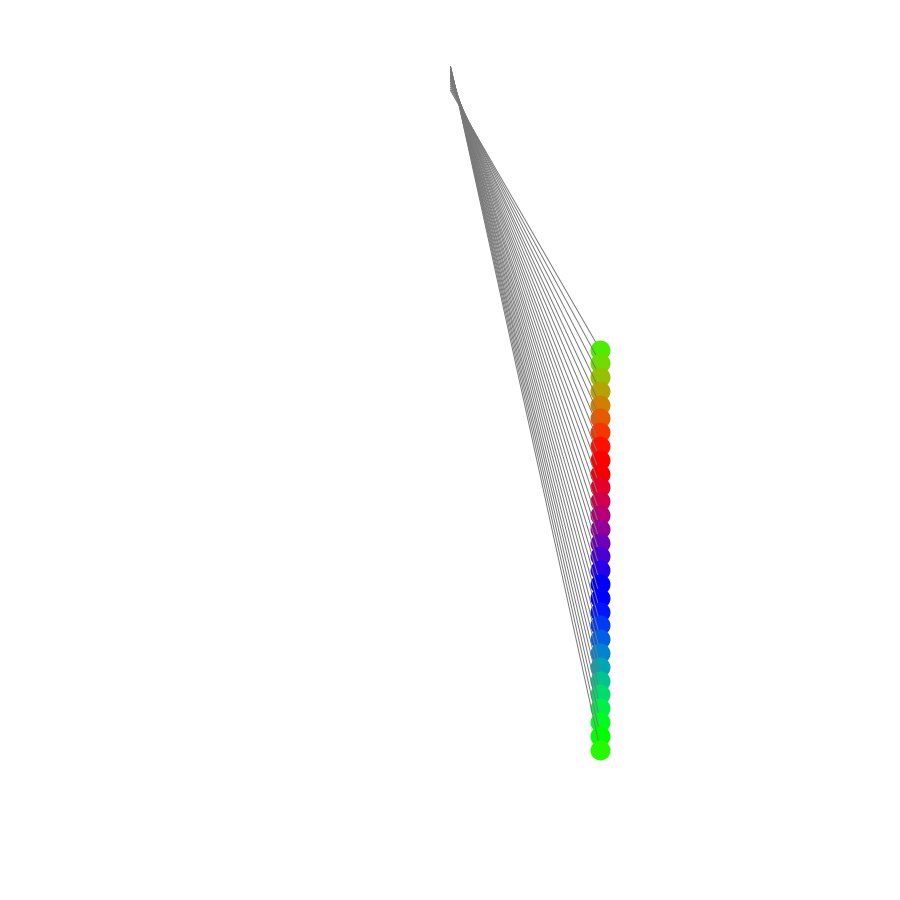
Frame 1 (no input)
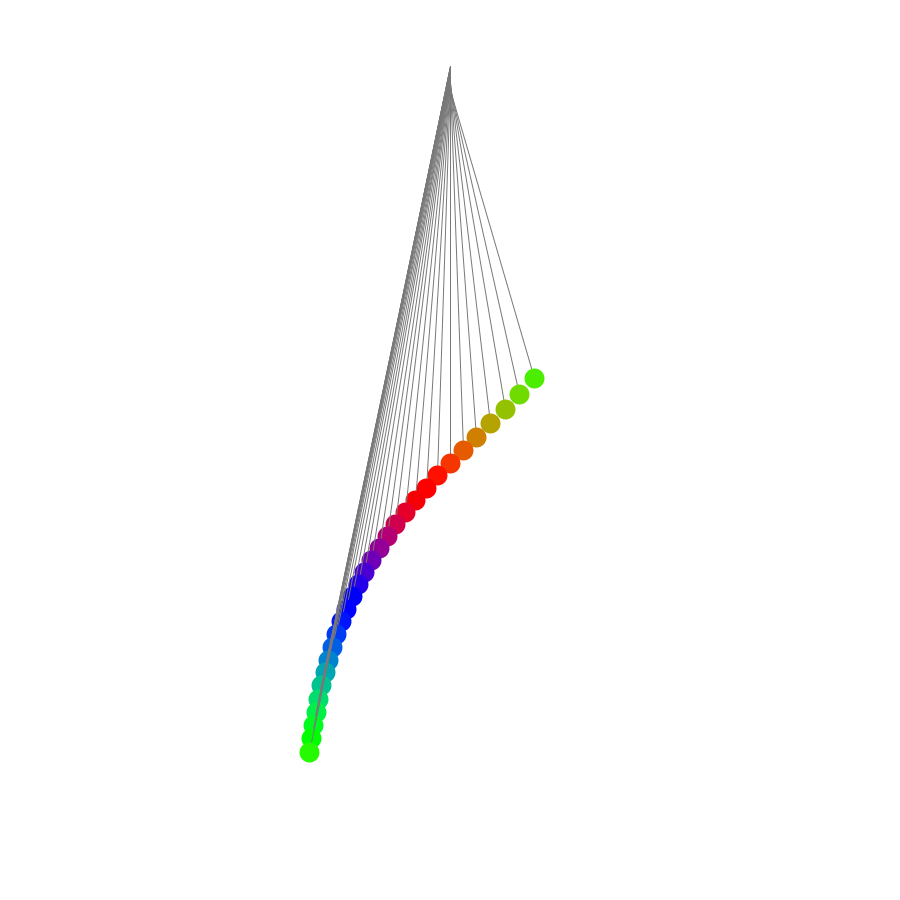
Frame 60 (the mouse pressed at the canvas centre just before this capture)
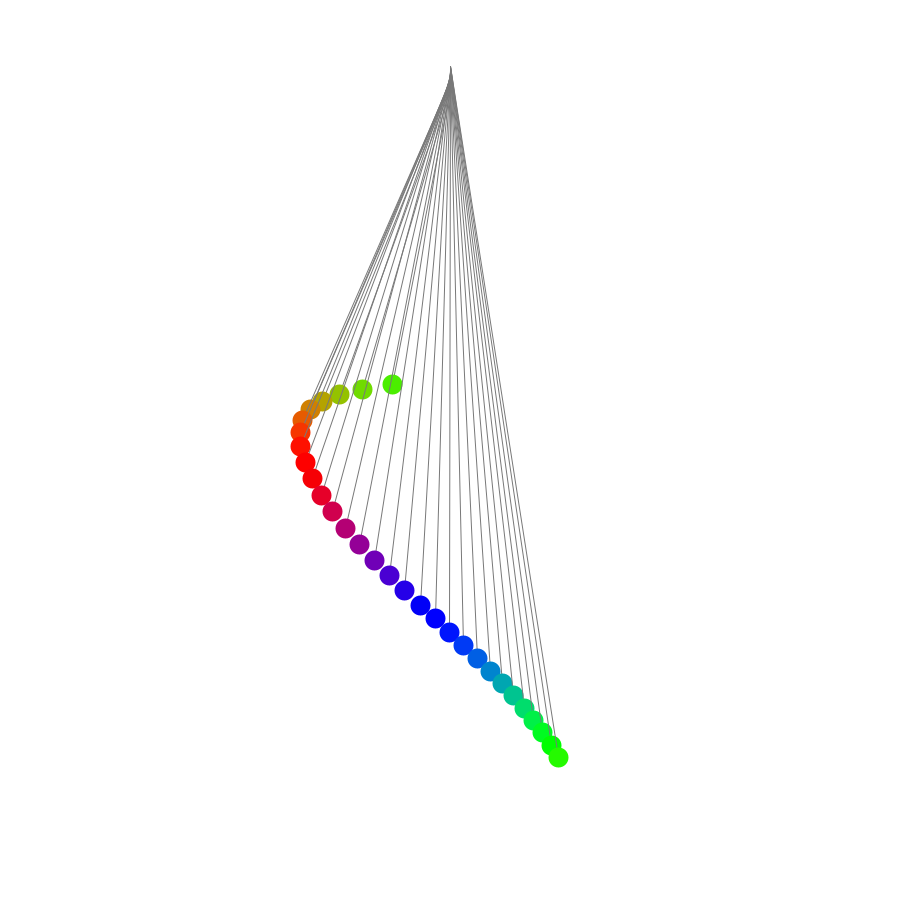
Frame 120 (the mouse held since frame 60 and released just before this capture)

The Processing sketch that drew these frames (run headless with seeded random() and noise(); from frame 60 on, the mouse is pressed at the canvas centre):

// Processing sketch: Pendulum
// ── Pendulum.pde
final int N = 30;
final float g = 9.8;
final float w = 150;

SimplePendulum[] pendulums = new SimplePendulum[N];

void setup() {
  size(900, 900);
  
  for (int i = 0; i < N; i ++) {
    float L = 300 + 400.0 * i / (N - 1);
    float phi = asin(w / L);
    
    float x = width / 2.0;
    float y = 50 + L * (1 - cos(phi));
    
    pendulums[i] = new SimplePendulum(
      new PVector(x, y), L, g
    );
    
    float c_r = sin(0 + 2 * PI * i / N) * 180 + 75;
    float c_g = sin(2 + 2 * PI * i / N) * 180 + 75;
    float c_b = sin(4 + 2 * PI * i / N) * 180 + 75;
    
    pendulums[i].initialize(
      phi, 0, 0.5, color(c_r, c_g, c_b)
    );
  }
}

void draw() {
  background(255);
  
  for (int i = 0; i < N; i ++) {
    SimplePendulum P = pendulums[i];
    PVector end = new PVector(
      P.pivot.x + P.L * sin(P.phi), 
      P.pivot.y + P.L * cos(P.phi)
    );
    
    stroke(120);
    strokeWeight(1);
    line(P.pivot.x, P.pivot.y, end.x, end.y);
    
    stroke(P.c);
    strokeWeight(20);
    point(end.x, end.y);
  }
  
  for (int i = 0; i < N; i ++) {
    pendulums[i].update();
  }
}

// ── SimplePendulum.pde
class SimplePendulum {
  
  PVector pivot;
  float L, g;
  
  float phi, omega;
  float step;
  
  color c;
  
  SimplePendulum(PVector pivot, float L,float g) {
    this.pivot = pivot;
    this.L = L;
    this.g = g;
  }
  
  void initialize(float phi, float omega, float step, color c) {
    this.phi = phi;
    this.omega = omega;
    this.step = step;
    this.c = c;
  }
  
  void update() {
    float alpha = -g * sin(this.phi) / this.L;
    this.omega += alpha * this.step;
    this.phi += this.omega * this.step;
  }
  
};
